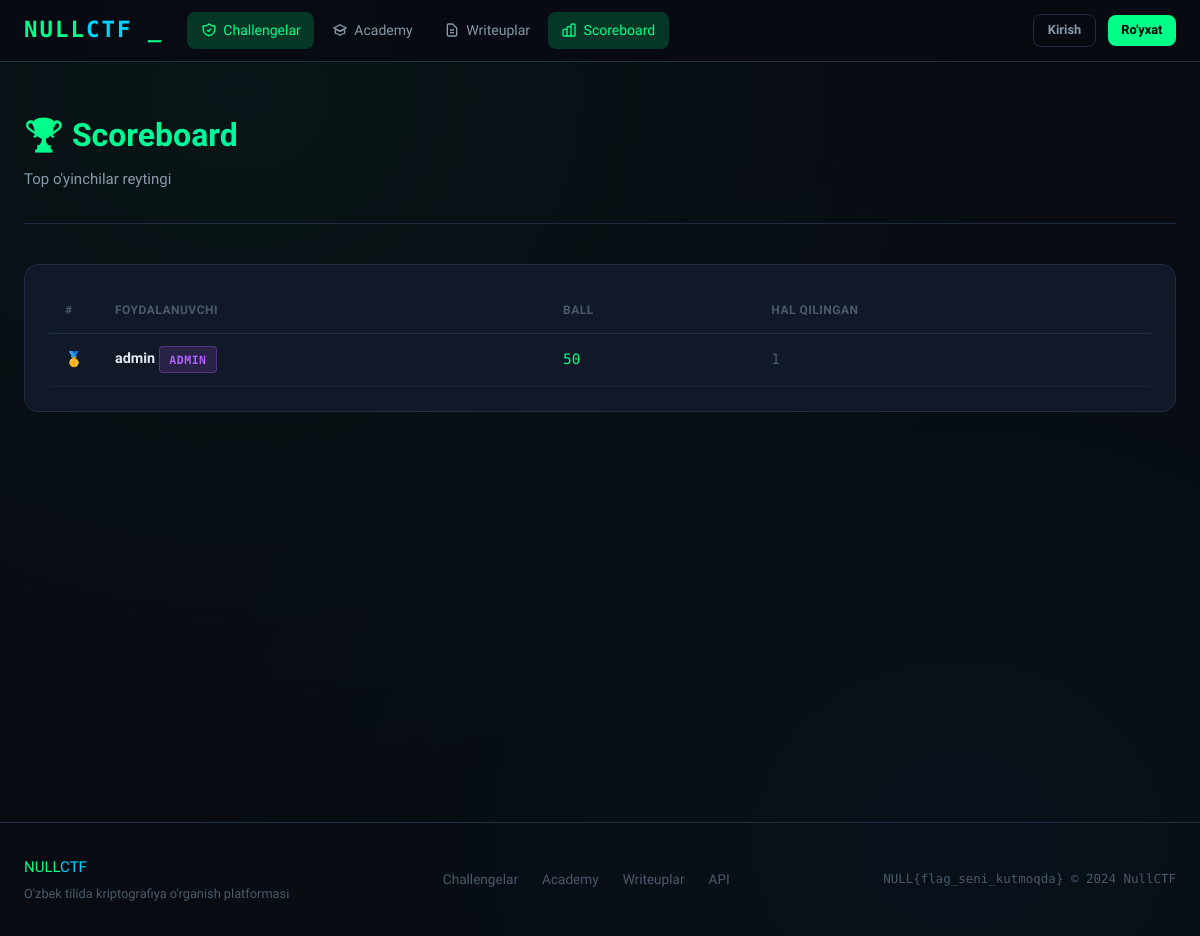
/scoreboard, run on an earlier commit of the app's database.
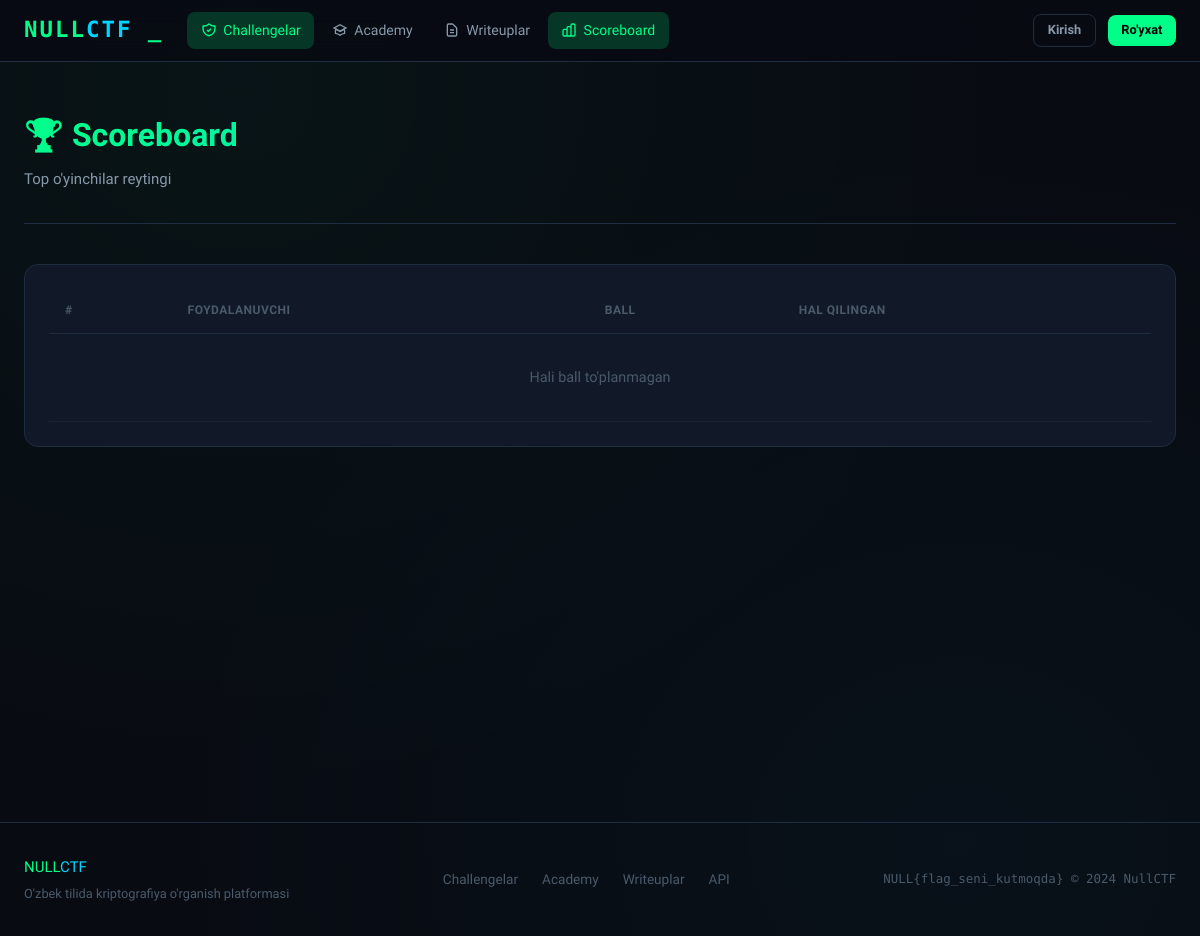
And on a later commit of the database.
### backend/models/database.py (models this page shows, shortened)
class User(UserMixin, db.Model):
    __tablename__ = 'users'
    id            = db.Column(db.Integer, primary_key=True)
    username      = db.Column(db.String(50), unique=True, nullable=False)
    email         = db.Column(db.String(120), unique=True, nullable=False)
    password_hash = db.Column(db.String(256), nullable=False)
    score         = db.Column(db.Integer, default=0)
    is_admin      = db.Column(db.Boolean, default=False)
    created_at    = db.Column(db.DateTime, default=datetime.utcnow)
    submissions = db.relationship('Submission', backref='user', lazy='dynamic')
    def solved_challenges(self):
        return [s.challenge_id for s in self.submissions.filter_by(correct=True)]

### backend/routes/challenges.py (the view)
@challenges_bp.route('/scoreboard')
def scoreboard():
    from ..models.database import User
    users = (User.query
             .filter(User.score > 0)
             .order_by(User.score.desc())
             .limit(100).all())
    return render_template('challenges/scoreboard.html', users=users)

### frontend/templates/challenges/scoreboard.html (shortened to what this page needs)
{% extends 'base.html' %}
{% block content %}
<div class="container">
  <div class="page-header">
    <h1 class="page-title">🏆 Scoreboard</h1>
    <p class="page-subtitle">Top o'yinchilar reytingi</p>
  </div>
  <div class="card">
    <div class="table-wrap">
      <table class="table">
        <thead>
          <tr>
            <th>#</th>
            <th>Foydalanuvchi</th>
            <th>Ball</th>
            <th>Hal qilingan</th>
          </tr>
        </thead>
        <tbody>
          {% for u in users %}
          <tr class="{% if loop.index <= 3 %}rank-{{ loop.index }}{% endif %}">
            <td style="font-family:var(--mono); width:50px;">
              {% if loop.index == 1 %}🥇
              {% elif loop.index == 2 %}🥈
              {% elif loop.index == 3 %}🥉
              {% else %}{{ loop.index }}{% endif %}
            </td>
            <td style="font-weight:600;">
              {{ u.username }}
              {% if u.is_admin %}<span class="badge" style="background:rgba(176,96,255,.15);color:var(--purple);border:1px solid rgba(176,96,255,.3);">admin</span>{% endif %}
            </td>
            <td style="font-family:var(--mono); color:var(--green);">{{ u.score }}</td>
            <td style="color:var(--text-muted); font-family:var(--mono);">{{ u.solved_challenges()|length }}</td>
          </tr>
          {% else %}
          <tr><td colspan="4" style="text-align:center; color:var(--text-muted); padding:2rem;">Hali ball to'planmagan</td></tr>
          {% endfor %}
        </tbody>
      </table>
    </div>
  </div>
</div>
{% endblock %}

What changed in the data, as far as the page shows it:
no longer on this page (row edited): User: username "admin", is_admin "ADMIN", score "50", solved_challenges|length "1"
Also different on the page:
text now shown: "Hali ball to'planmagan"
